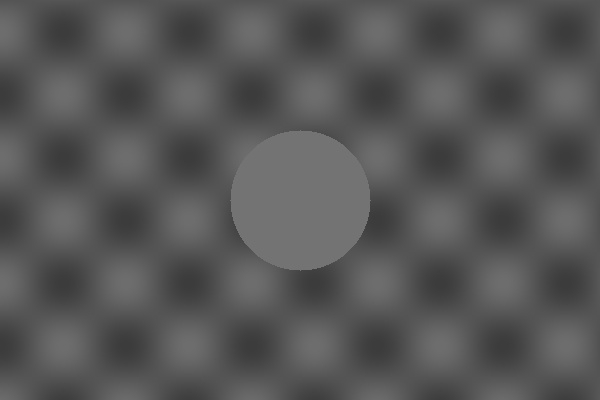
#> input picture sample_inputs/input_exp04.jpg, 600 x 400 px
$ python exp04_histogram_equalization.py
#> lines starting #> are read from the running program, lines starting #| are printed output that depends on the picture
import cv2
import os

# Experiment 4: Histogram Equalization
image_path = os.path.join(os.path.dirname(__file__), "..", "sample_inputs", "input_exp04.jpg")
image = cv2.imread(image_path)
#> image is the input picture: shape (400, 600, 3); min 57, max 122, mean 86.5
if image is None:
    image = cv2.imread("input_exp04.jpg")

gray_image = cv2.cvtColor(image, cv2.COLOR_BGR2GRAY) if len(image.shape) == 3 else image
equalized_image = cv2.equalizeHist(gray_image)
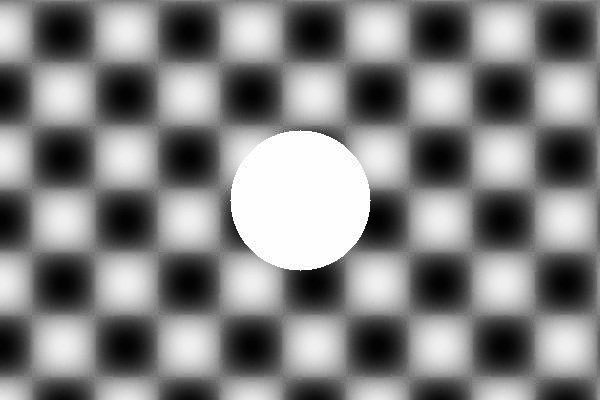
#> equalized_image: shape (400, 600); min 0, max 255, mean 130.6

cv2.imshow("Original Grayscale Image", gray_image)
cv2.imshow("Histogram Equalized Image", equalized_image)

out_path = os.path.join(os.path.dirname(__file__), "..", "output_screenshots", "exp04_output.png")
combined = cv2.hconcat([gray_image, equalized_image])
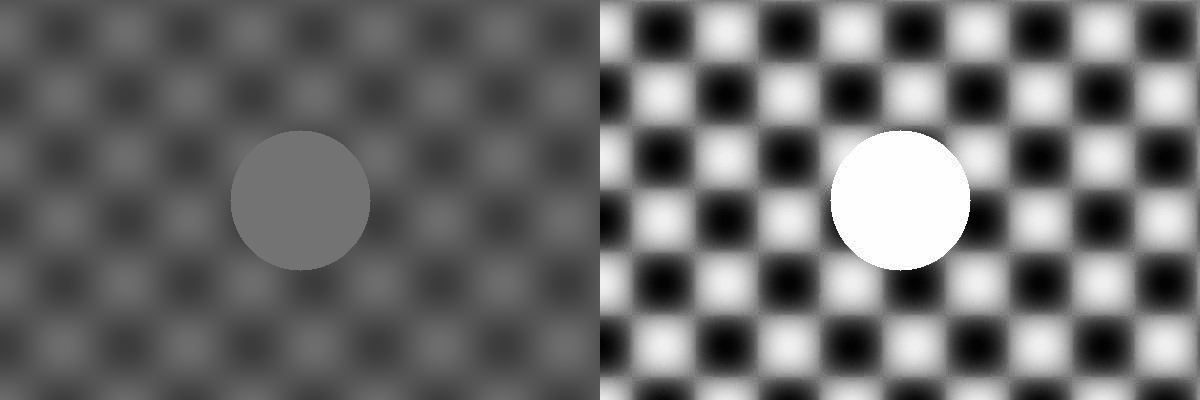
#> combined: shape (400, 1200); min 0, max 255, mean 108.5
cv2.imwrite(out_path, combined)
print(f"Exp 04 output saved to {out_path}")

cv2.waitKey(500)
cv2.destroyAllWindows()

$ run again, with sample_inputs/sample_exp02.jpg copied over sample_inputs/input_exp04.jpg
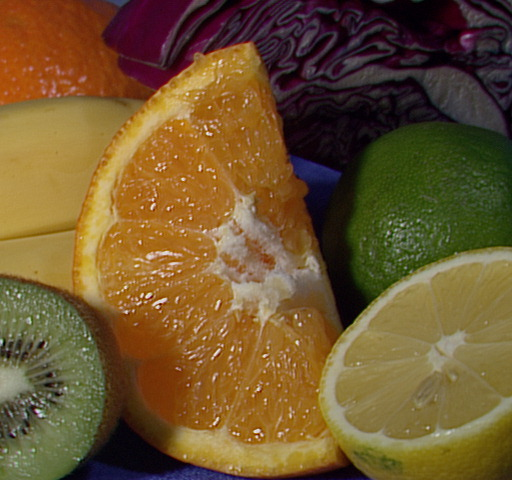
#> input picture sample_inputs/sample_exp02.jpg, 512 x 480 px
#> image is the input picture: shape (480, 512, 3); mean B, G, R 46.2, 85.6, 110.8
#> `equalized_image = cv2.equalizeHist(gray_image)`:
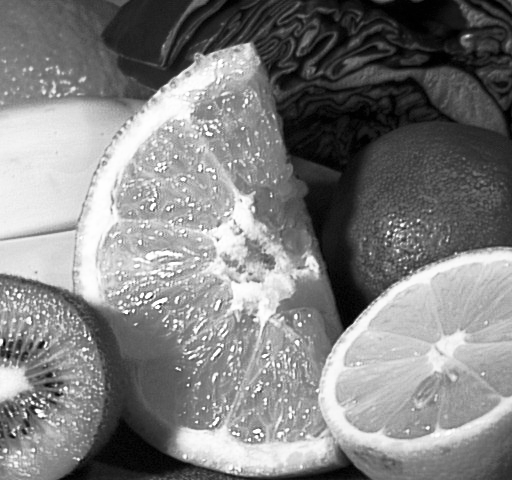
#> equalized_image: shape (480, 512); min 0, max 255, mean 128.3
#> `combined = cv2.hconcat([gray_image, equalized_image])`:
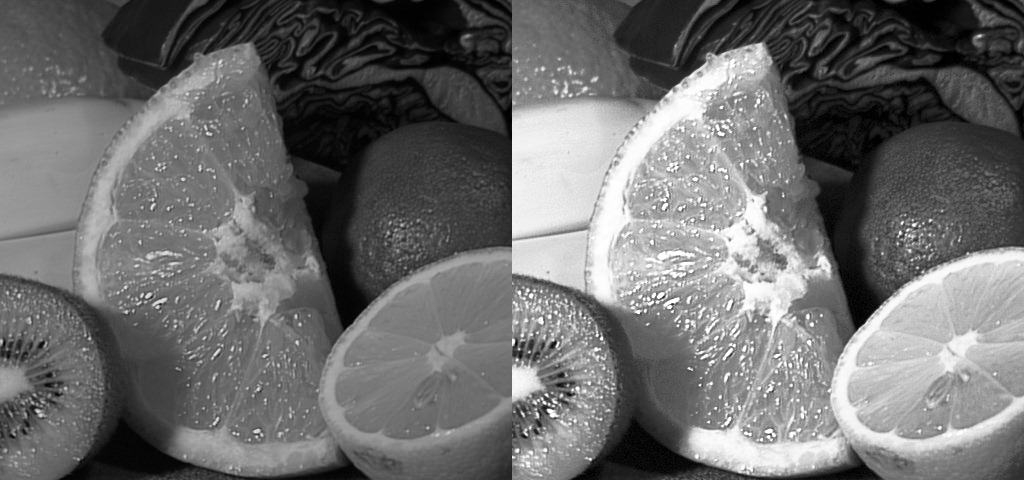
#> combined: shape (480, 1024); min 0, max 255, mean 108.5
